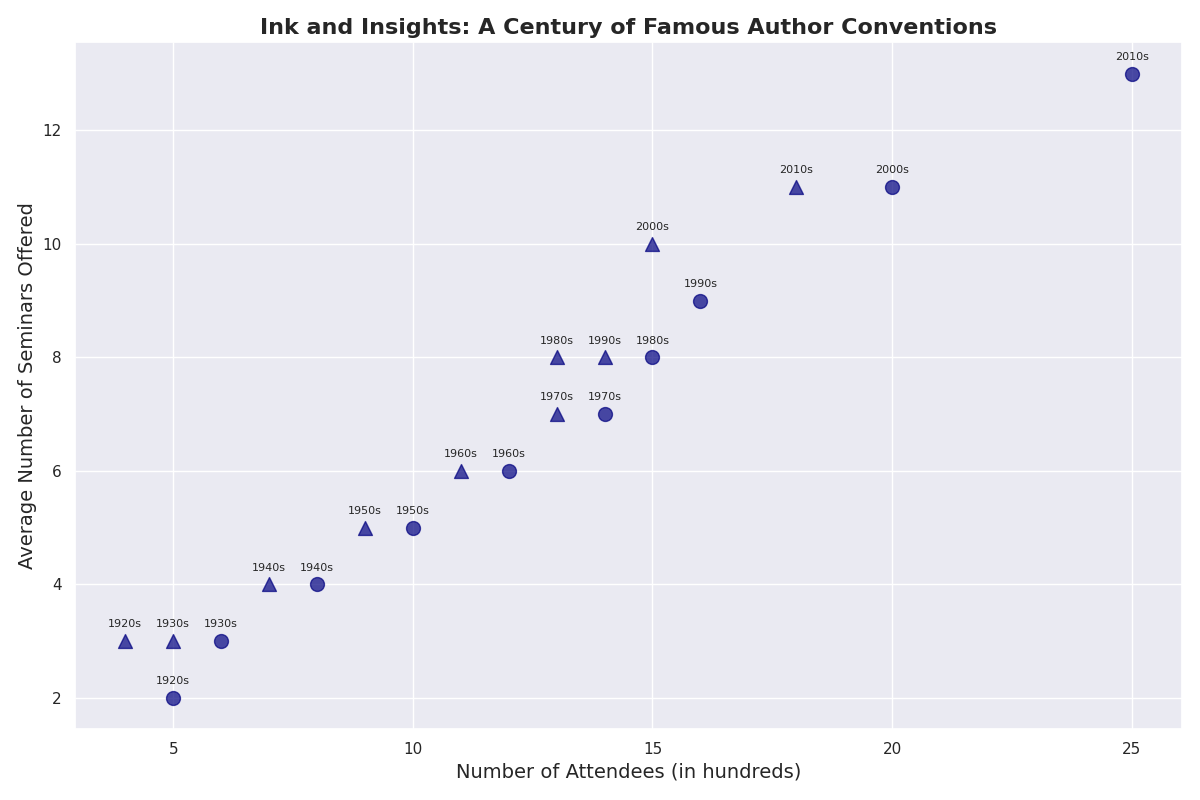

Write Python code to recreate this figure.
import matplotlib.pyplot as plt
import numpy as np

decades = np.array(['1920s', '1930s', '1940s', '1950s', '1960s', 
                    '1970s', '1980s', '1990s', '2000s', '2010s'])

fiction_attendees = np.array([5, 6, 8, 10, 12, 14, 15, 16, 20, 25])
non_fiction_attendees = np.array([4, 5, 7, 9, 11, 13, 13, 14, 15, 18])

fiction_seminars = np.array([2, 3, 4, 5, 6, 7, 8, 9, 11, 13])
non_fiction_seminars = np.array([3, 3, 4, 5, 6, 7, 8, 8, 10, 11])

plt.figure(figsize=(12, 8))

plt.scatter(fiction_attendees, fiction_seminars, c='navy', marker='o', s=100, alpha=0.7)
plt.scatter(non_fiction_attendees, non_fiction_seminars, c='navy', marker='^', s=100, alpha=0.7)

for i, decade in enumerate(decades):
    plt.annotate(decade, (fiction_attendees[i], fiction_seminars[i]), textcoords="offset points", xytext=(0,10), ha='center', fontsize=8)
    plt.annotate(decade, (non_fiction_attendees[i], non_fiction_seminars[i]), textcoords="offset points", xytext=(0,10), ha='center', fontsize=8)

plt.title('Ink and Insights: A Century of Famous Author Conventions', fontsize=16, fontweight='bold')
plt.xlabel('Number of Attendees (in hundreds)', fontsize=14)
plt.ylabel('Average Number of Seminars Offered', fontsize=14)
plt.tight_layout()
plt.show()
